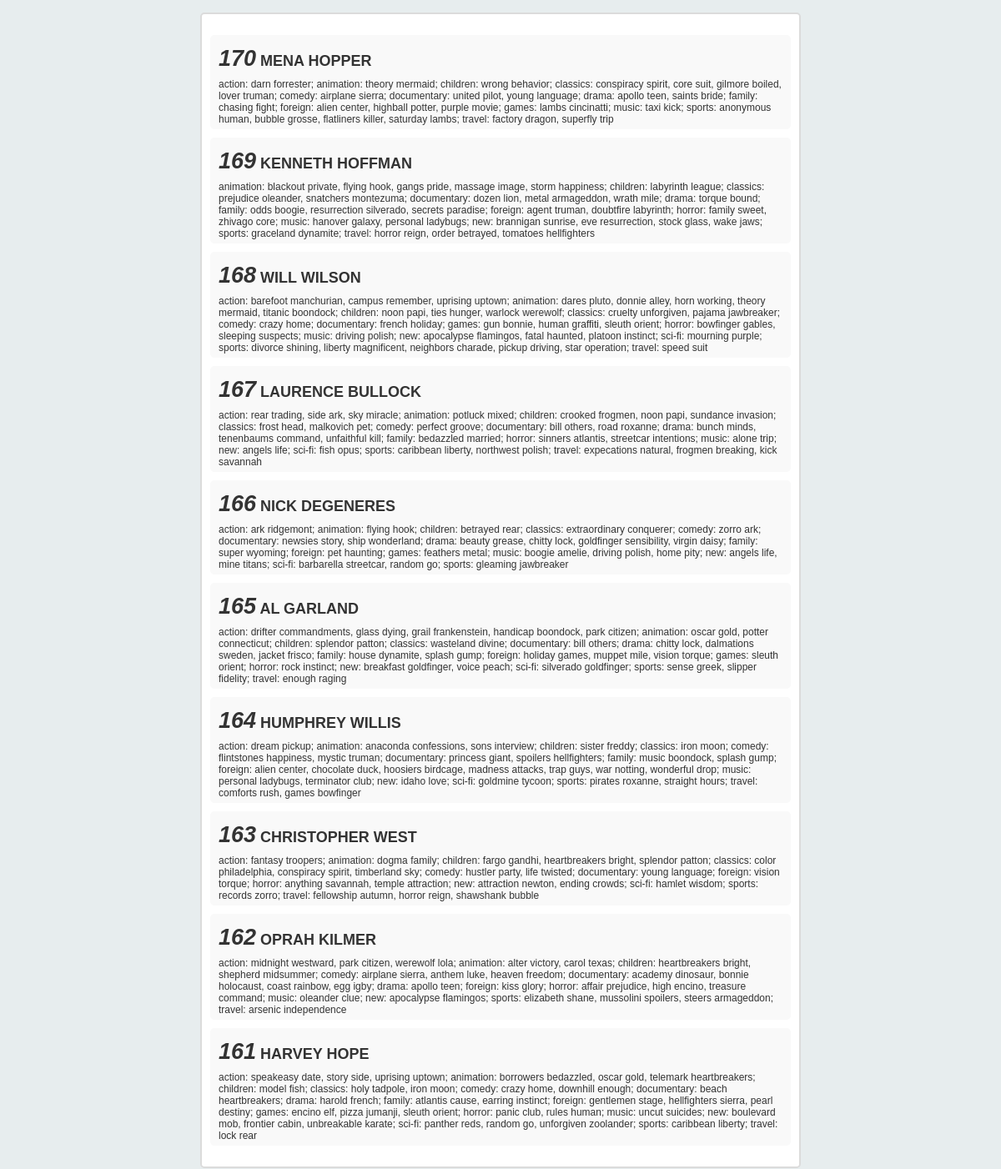
The page /scroll/index.php?p=4 on the database its author committed.
### tables this page shows
CREATE TABLE `actor_info` (
  `id` int(5) NOT NULL AUTO_INCREMENT,
  `first_name` varchar(45) NOT NULL,
  `last_name` varchar(45) NOT NULL,
  `film_info` text NOT NULL,
  PRIMARY KEY (`id`)
);

### scroll/scroll/consulta_registros.php (called while the page is built, shortened)
<?php
$page = (int) (!isset($_GET['p'])) ? 1 : $_GET['p'];
$sql = "SELECT * FROM actor_info ORDER BY id DESC";
$start = ($page * $limit) - $limit;
$query = mysql_query( $sql . " LIMIT {$start}, {$limit}");
?>

### scroll/config.php (called while the page is built, shortened)
<?php
$limit = 10;
?>

### scroll/scroll/mostrar_datos.php (the view, shortened to what this page needs)
<?php while ($row = mysql_fetch_array($query)): ?>
<div class="item" id="item-<?php echo $row['id']?>">
	<h2>
		<span class="num"><?php echo $row['id']?></span>
		<span class="name"><?php echo $row['first_name'].' '.$row['last_name']?></span>
	</h2>
	<p><?php echo $row['film_info']?></p>
</div>
<?php endwhile?>

### scroll/css/style.css (style rules this page uses)
* { margin: 0; padding: 0; box-sizing: border-box; -webkit-box-sizing: border-box; -moz-box-sizing: border-box; -webkit-font-smoothing: antialiased; -moz-font-smoothing: antialiased; -o-font-smoothing: antialiased; font-smoothing: antialiased; text-rendering: optimizeLegibility; }
body { font: 12px Arial,Tahoma,Helvetica,FreeSans,sans-serif; text-transform: inherit; color: #333; background: #e7edee; width: 100%; }
.item { margin: 10px 0; padding: 5px 10px; background: #f9f9f9; border-radius: 5px; }
h2 { font-size: 1.5em; margin: 8px 0 }
h2 span.name { font-size: 1em }
h2 span.num { font-size: 1.5em; font-style: italic }
.item p { text-transform: lowercase }

### rows shown on the page
actor_info: id "170", first_name "MENA", last_name "HOPPER", film_info "action: darn forrester; animation: theory mermaid; children: wrong behavior; classics: conspiracy spirit, core suit, gilmore boiled, lover truman; comedy: airplane sierra; documentary: united pilot, young language; drama: apollo teen, saints bride; family: chasing fight; foreign: alien center, highball potter, purple movie; games: lambs cincinatti; music: taxi kick; sports: anonymous human, bubble grosse, flatliners killer, saturday lambs; travel: factory dragon, superfly trip"
actor_info: id "169", first_name "KENNETH", last_name "HOFFMAN", film_info "animation: blackout private, flying hook, gangs pride, massage image, storm happiness; children: labyrinth league; classics: prejudice oleander, snatchers montezuma; documentary: dozen lion, metal armageddon, wrath mile; drama: torque bound; family: odds boogie, resurrection silverado, secrets paradise; foreign: agent truman, doubtfire labyrinth; horror: family sweet, zhivago core; music: hanover galaxy, personal ladybugs; new: brannigan sunrise, eve resurrection, stock glass, wake jaws; sports: graceland dynamite; travel: horror reign, order betrayed, tomatoes hellfighters"
actor_info: id "168", first_name "WILL", last_name "WILSON", film_info "action: barefoot manchurian, campus remember, uprising uptown; animation: dares pluto, donnie alley, horn working, theory mermaid, titanic boondock; children: noon papi, ties hunger, warlock werewolf; classics: cruelty unforgiven, pajama jawbreaker; comedy: crazy home; documentary: french holiday; games: gun bonnie, human graffiti, sleuth orient; horror: bowfinger gables, sleeping suspects; music: driving polish; new: apocalypse flamingos, fatal haunted, platoon instinct; sci-fi: mourning purple; sports: divorce shining, liberty magnificent, neighbors charade, pickup driving, star operation; travel: speed suit"
actor_info: id "167", first_name "LAURENCE", last_name "BULLOCK", film_info "action: rear trading, side ark, sky miracle; animation: potluck mixed; children: crooked frogmen, noon papi, sundance invasion; classics: frost head, malkovich pet; comedy: perfect groove; documentary: bill others, road roxanne; drama: bunch minds, tenenbaums command, unfaithful kill; family: bedazzled married; horror: sinners atlantis, streetcar intentions; music: alone trip; new: angels life; sci-fi: fish opus; sports: caribbean liberty, northwest polish; travel: expecations natural, frogmen breaking, kick savannah"
actor_info: id "166", first_name "NICK", last_name "DEGENERES", film_info "action: ark ridgemont; animation: flying hook; children: betrayed rear; classics: extraordinary conquerer; comedy: zorro ark; documentary: newsies story, ship wonderland; drama: beauty grease, chitty lock, goldfinger sensibility, virgin daisy; family: super wyoming; foreign: pet haunting; games: feathers metal; music: boogie amelie, driving polish, home pity; new: angels life, mine titans; sci-fi: barbarella streetcar, random go; sports: gleaming jawbreaker"
actor_info: id "165", first_name "AL", last_name "GARLAND", film_info "action: drifter commandments, glass dying, grail frankenstein, handicap boondock, park citizen; animation: oscar gold, potter connecticut; children: splendor patton; classics: wasteland divine; documentary: bill others; drama: chitty lock, dalmations sweden, jacket frisco; family: house dynamite, splash gump; foreign: holiday games, muppet mile, vision torque; games: sleuth orient; horror: rock instinct; new: breakfast goldfinger, voice peach; sci-fi: silverado goldfinger; sports: sense greek, slipper fidelity; travel: enough raging"
actor_info: id "164", first_name "HUMPHREY", last_name "WILLIS", film_info "action: dream pickup; animation: anaconda confessions, sons interview; children: sister freddy; classics: iron moon; comedy: flintstones happiness, mystic truman; documentary: princess giant, spoilers hellfighters; family: music boondock, splash gump; foreign: alien center, chocolate duck, hoosiers birdcage, madness attacks, trap guys, war notting, wonderful drop; music: personal ladybugs, terminator club; new: idaho love; sci-fi: goldmine tycoon; sports: pirates roxanne, straight hours; travel: comforts rush, games bowfinger"
actor_info: id "163", first_name "CHRISTOPHER", last_name "WEST", film_info "action: fantasy troopers; animation: dogma family; children: fargo gandhi, heartbreakers bright, splendor patton; classics: color philadelphia, conspiracy spirit, timberland sky; comedy: hustler party, life twisted; documentary: young language; foreign: vision torque; horror: anything savannah, temple attraction; new: attraction newton, ending crowds; sci-fi: hamlet wisdom; sports: records zorro; travel: fellowship autumn, horror reign, shawshank bubble"
actor_info: id "162", first_name "OPRAH", last_name "KILMER", film_info "action: midnight westward, park citizen, werewolf lola; animation: alter victory, carol texas; children: heartbreakers bright, shepherd midsummer; comedy: airplane sierra, anthem luke, heaven freedom; documentary: academy dinosaur, bonnie holocaust, coast rainbow, egg igby; drama: apollo teen; foreign: kiss glory; horror: affair prejudice, high encino, treasure command; music: oleander clue; new: apocalypse flamingos; sports: elizabeth shane, mussolini spoilers, steers armageddon; travel: arsenic independence"
actor_info: id "161", first_name "HARVEY", last_name "HOPE", film_info "action: speakeasy date, story side, uprising uptown; animation: borrowers bedazzled, oscar gold, telemark heartbreakers; children: model fish; classics: holy tadpole, iron moon; comedy: crazy home, downhill enough; documentary: beach heartbreakers; drama: harold french; family: atlantis cause, earring instinct; foreign: gentlemen stage, hellfighters sierra, pearl destiny; games: encino elf, pizza jumanji, sleuth orient; horror: panic club, rules human; music: uncut suicides; new: boulevard mob, frontier cabin, unbreakable karate; sci-fi: panther reds, random go, unforgiven zoolander; sports: caribbean liberty; travel: lock rear"
